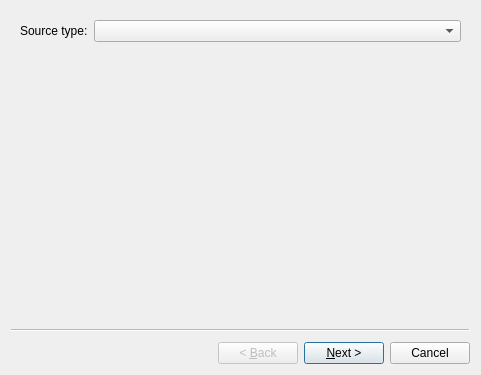
<?xml version="1.0" encoding="UTF-8"?>
<ui version="4.0">
 <class>Wizard</class>
 <widget class="QWizard" name="Wizard">
  <property name="geometry">
   <rect>
    <x>0</x>
    <y>0</y>
    <width>481</width>
    <height>375</height>
   </rect>
  </property>
  <property name="windowTitle">
   <string>Wizard</string>
  </property>
  <widget class="QWizardPage" name="wizardPage1">
   <layout class="QFormLayout" name="formLayout">
    <item row="0" column="0">
     <widget class="QLabel" name="label">
      <property name="text">
       <string>Source type:</string>
      </property>
     </widget>
    </item>
    <item row="0" column="1">
     <widget class="QComboBox" name="cb_source_type"/>
    </item>
   </layout>
  </widget>
  <widget class="QWizardPage" name="wizardPage2"/>
 </widget>
 <resources/>
 <connections/>
</ui>
